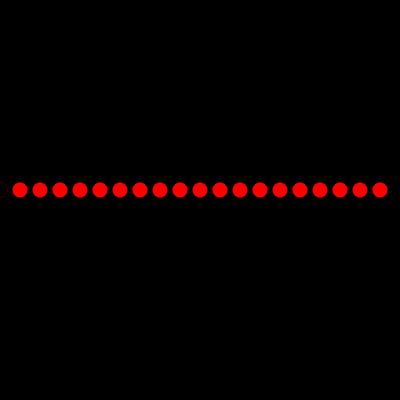
Frame 1 (no input)
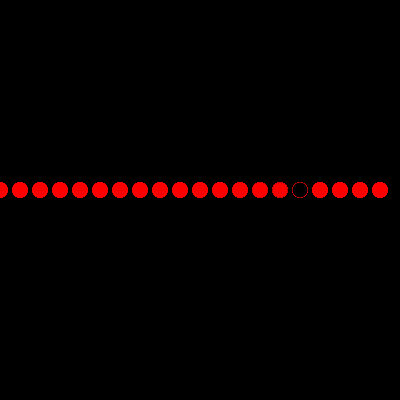
Frame 60 (the mouse pressed at the canvas centre just before this capture)
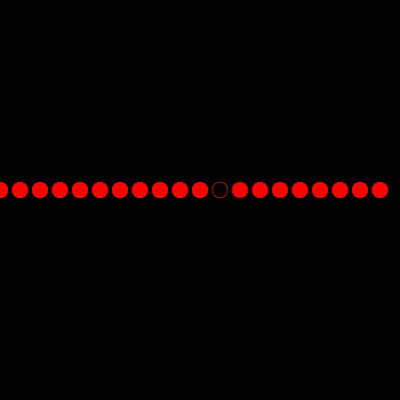
Frame 120 (the mouse held since frame 60 and released just before this capture)

The Processing sketch that drew these frames (run headless with seeded random() and noise(); from frame 60 on, the mouse is pressed at the canvas centre):

// Processing sketch: Q_08_Mission_03
// ── Q_08_Mission_03.pde
int x = 0;
int spd = 20;

void setup() {
  size(400,400);
  background(0);
  frameRate(20);
  
}

void draw() {
  for (int j = 0; j < 20; j++) {
    noStroke();
    fill(#FF0000);
    ellipse(j*20,190,15,15);
  }
  fill(0);
  ellipse(x,190,15,15);
  x += spd;
  if (x > width || x < 0) {
    spd *= -1;
  }
}
